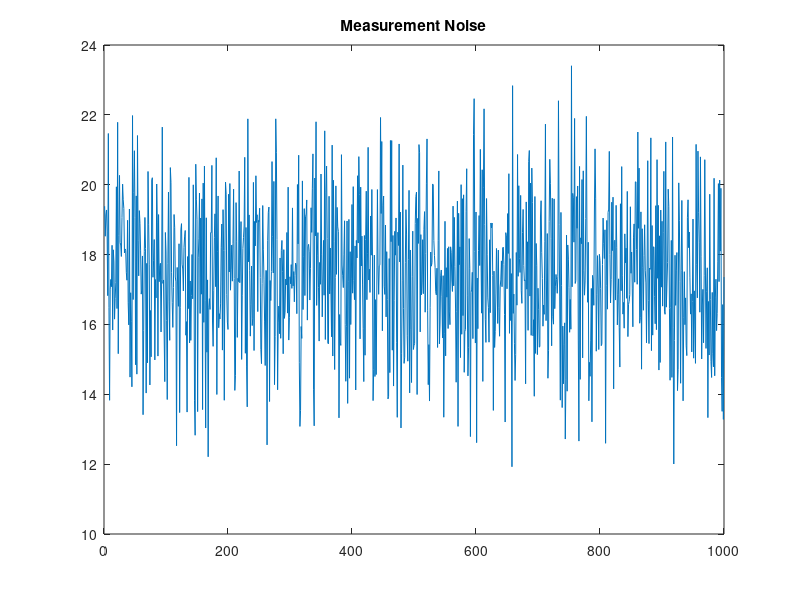

Recreate this plot in MATLAB.
% pr3_1.m
% Measurement Noise
clear;
% Measurement Function and Initial x value
A=3.5;
p=0.8;
x(1)=18;

for n=2:1000
    x(n)=A+p*x(n-1);
end
% Additive Noise
noise=randn(1,1000)*2;

M=x+noise;

figure;plot(M)
title('Measurement Noise')